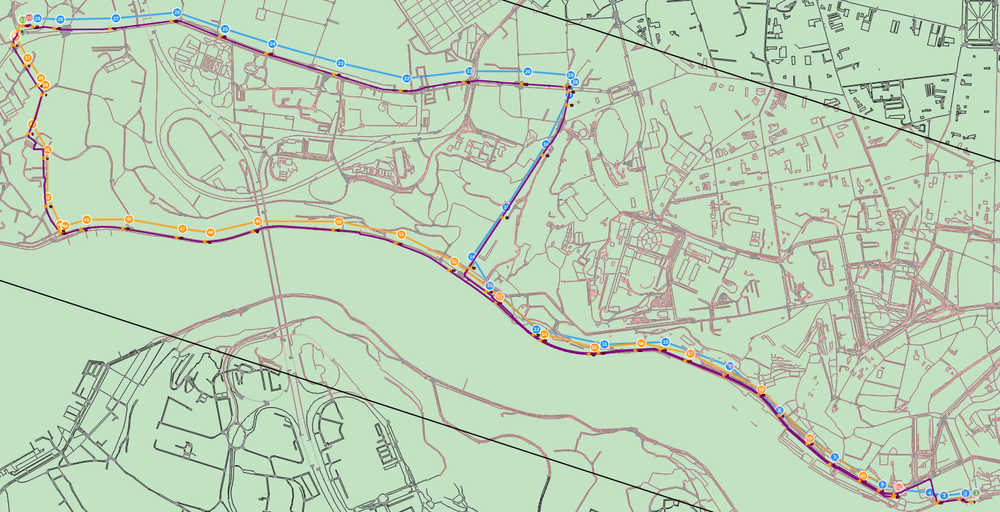
#> input picture Academia/images/dataset_conversion_split.png, 1000 x 512 px, shrunk from 1432 x 733 before the run, found by its file name
$ python replace_map_background.py Academia/images/dataset_conversion_split.png
#> lines starting #> are read from the running program, lines starting #| are printed output that depends on the picture
#!/usr/bin/env python3
"""
Replace uniform light-green map canvas pixels with white (or transparency).

Default reference matches typical Qt/OSM map background (~195,225,195).
Tune --ref and --fuzz if your screenshots differ.

Usage:
  python scripts/replace_map_background.py Academia/images/dataset_conversion_split.png
  python scripts/replace_map_background.py Academia/images/*.png --suffix _whitebg
  python scripts/replace_map_background.py img.png --transparent --out img_nobg.png
"""

from __future__ import annotations

import argparse
from pathlib import Path

from PIL import Image


def parse_rgb(s: str) -> tuple[int, int, int]:
    parts = s.replace(",", " ").split()
    if len(parts) != 3:
        raise argparse.ArgumentTypeError("RGB must be three integers, e.g. 195,225,195")
    return tuple(int(x) for x in parts)  # type: ignore[return-value]


def color_distance(a: tuple[int, int, int], b: tuple[int, int, int]) -> float:
    return sum((x - y) ** 2 for x, y in zip(a, b)) ** 0.5


def main() -> None:
    p = argparse.ArgumentParser(description="Replace light green map background with white or alpha.")
    p.add_argument("paths", nargs="+", type=Path, help="Input PNG file(s)")
    p.add_argument(
        "--ref",
        type=parse_rgb,
        default=(195, 225, 195),
        help="Reference background RGB (default: 195,225,195)",
    )
    p.add_argument(
        "--ref2",
        type=parse_rgb,
        default=None,
        help="Optional second reference RGB for slightly different corners (e.g. 156,178,156)",
    )
    p.add_argument(
        "--fuzz",
        type=float,
        default=42.0,
        help="Max Euclidean distance in RGB space to treat as background (default: 42)",
    )
    p.add_argument(
        "--suffix",
        default="_whitebg",
        help="Suffix before .png for output (default: _whitebg). Ignored if --out is set for single file.",
    )
    p.add_argument(
        "--transparent",
        action="store_true",
        help="Write PNG with transparent background instead of white",
    )
    p.add_argument("--out", type=Path, default=None, help="Output path (single input only)")
    args = p.parse_args()

    white = (255, 255, 255)
    refs: list[tuple[int, int, int]] = [args.ref]
    if args.ref2:
        refs.append(args.ref2)

    for path in args.paths:
        if not path.is_file():
            print(f"skip (missing): {path}")
            continue
        im = Image.open(path).convert("RGBA")
#> im is the input picture: PIL image 1000x512 RGBA; mean R, G, B, A 188.4, 208.3, 183.4, 255
        w, h = im.size
#> w = 1000; h = 512
        data = im.load()
        fuzz = args.fuzz
        for y in range(h):
            for x in range(w):
                r, g, b, a = data[x, y]
                if a == 0:
                    continue
                rgb = (r, g, b)
                if min(color_distance(rgb, ref) for ref in refs) <= fuzz:
                    if args.transparent:
                        data[x, y] = (255, 255, 255, 0)
                    else:
                        data[x, y] = (*white, a)

        if args.out and len(args.paths) == 1:
            out_path = args.out
        else:
            stem = path.stem
            if stem.endswith(args.suffix):
                stem = stem[: -len(args.suffix)]
            out_path = path.with_name(f"{stem}{args.suffix}.png")

        im.save(out_path, optimize=True)
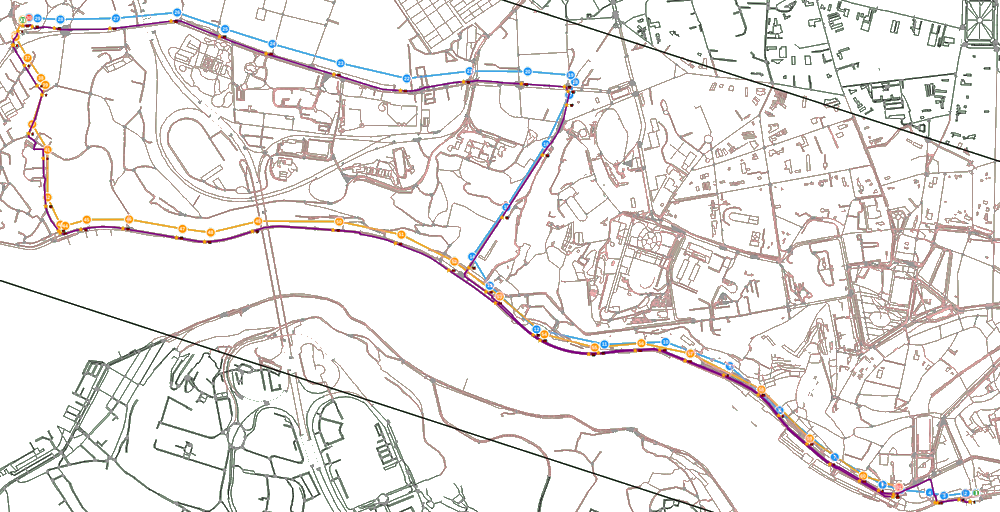
#> saved as dataset_conversion_split_whitebg.png: PIL image 1000x512 RGBA; mean R, G, B, A 235.6, 232.4, 231, 255
        print(f"wrote {out_path}")


if __name__ == "__main__":
    main()
